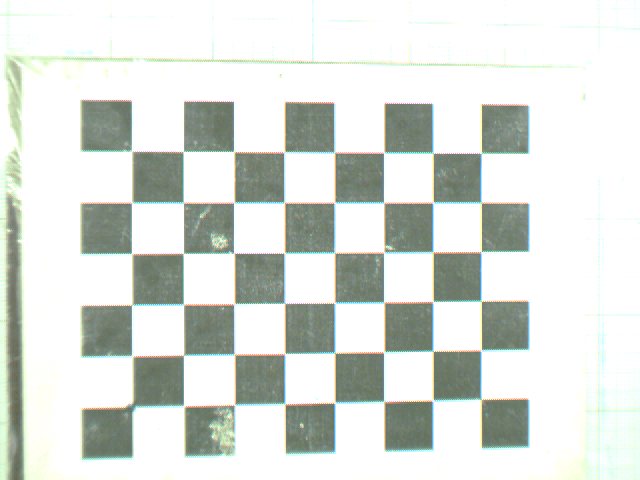
#> input picture src/lab5/images/calibration/left/01.ppm, 640 x 480 px; its folder holds 4 pictures in this run
$ python camera_calibration.py   (older library calls are emulated)
#> lines starting #> are read from the running program, lines starting #| are printed output that depends on the picture
#!/usr/bin/env python

import numpy as np
import cv2
import glob
import matplotlib.pyplot as plt

ROWS = 6
COLS = 8
CRITERIA = (cv2.TERM_CRITERIA_EPS + cv2.TERM_CRITERIA_MAX_ITER, 30, 0.001)

def calibrate(files):
    # Coordinates of checkerboard squares in world space
#> called with files = 'images/calibration/left/*'
    objp = np.zeros((ROWS * COLS, 3), np.float32)
    objp[:, :2] = np.mgrid[0:ROWS, 0:COLS].T.reshape(-1, 2)
    objp = objp * 25 # Cell size is 25mm

    objpoints = []  # 3d point in real world space
    imgpoints = []  # 2d points in image plane

    images = [cv2.imread(f) for f in glob.glob(files)]
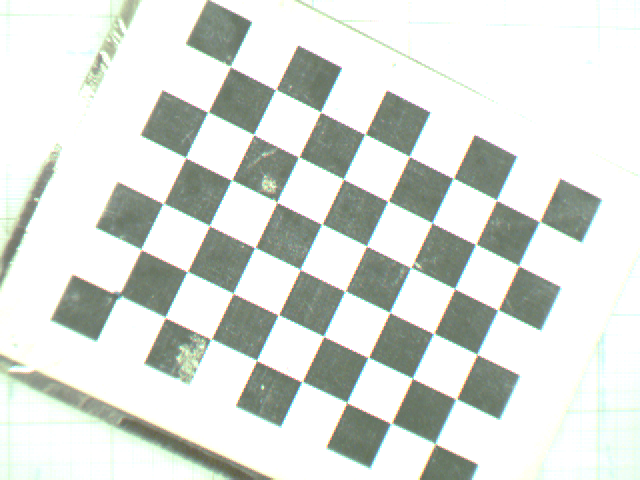
#> input picture src/lab5/images/calibration/left/02.ppm, 640 x 480 px
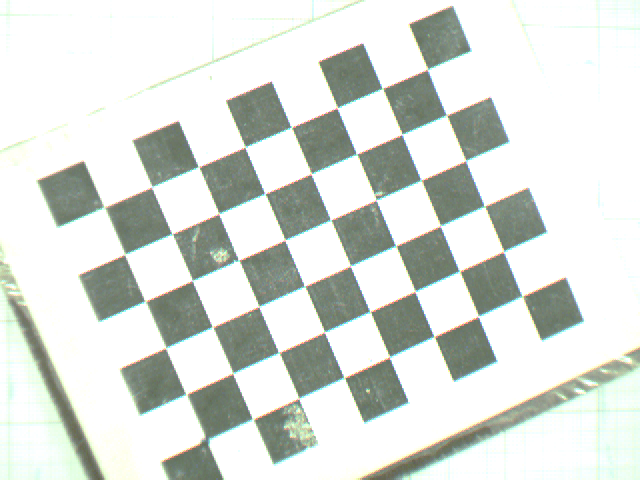
#> input picture src/lab5/images/calibration/left/03.ppm, 640 x 480 px
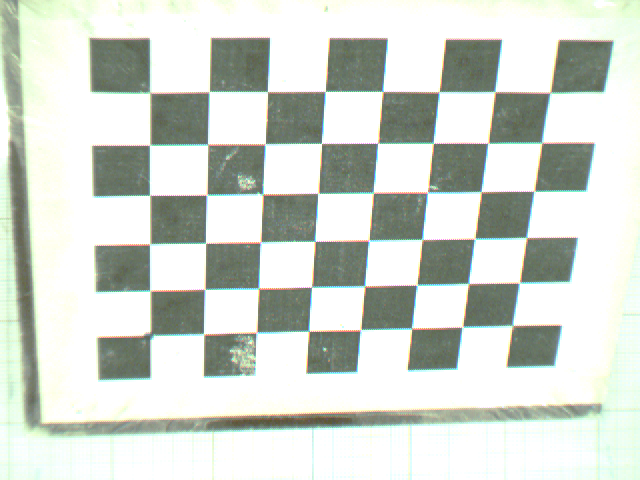
#> input picture src/lab5/images/calibration/left/04.ppm, 640 x 480 px
#> images = 4 items

    h, w = images[0].shape[:2]
#> h = 480; w = 640

    for img in images:
        gray = cv2.cvtColor(img, cv2.COLOR_BGR2GRAY)
        ret, corners = cv2.findChessboardCorners(gray, (ROWS, COLS), None)

        if ret:
            corners = cv2.cornerSubPix(gray, corners, (11, 11), (-1, -1), CRITERIA)
            cv2.drawChessboardCorners(img, (ROWS, COLS), corners, ret)
            objpoints.append(objp)
            imgpoints.append(corners)
#> this loop made 4 passes
#> pass 1, in calibrate, `gray = cv2.cvtColor(img, cv2.COLOR_BGR2GRAY)`:
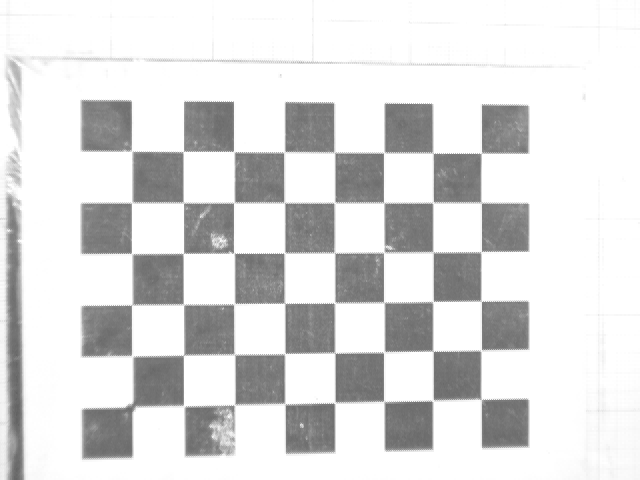
#> gray: shape (480, 640); min 97, max 255, mean 220
#> pass 3, in calibrate, `gray = cv2.cvtColor(img, cv2.COLOR_BGR2GRAY)`:
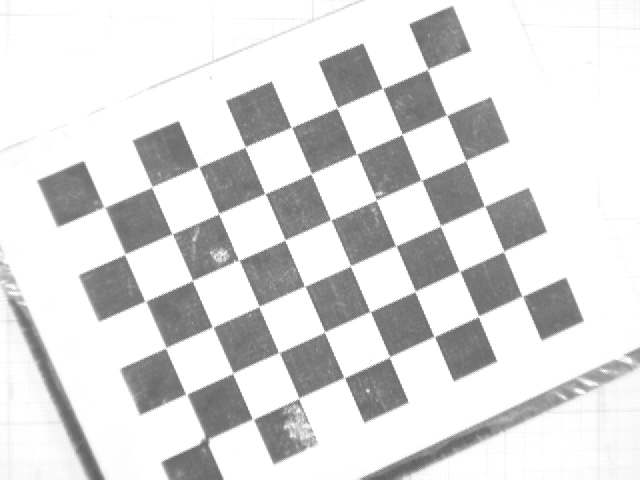
#> gray: shape (480, 640); min 93, max 255, mean 219.4
#> after the loop:
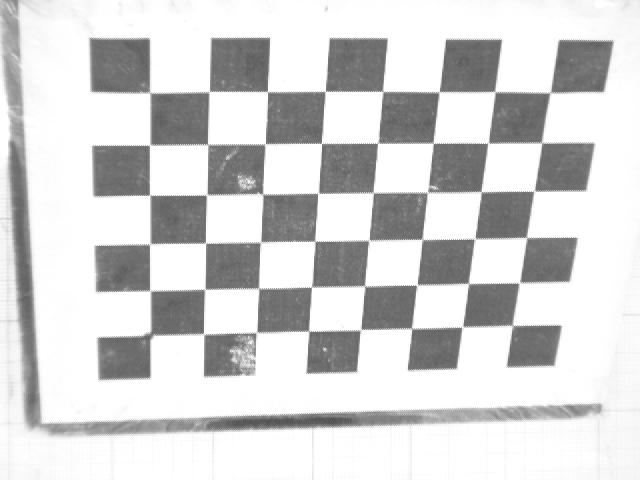
#> gray: shape (480, 640); min 82, max 255, mean 211.3
#> after the loop, imgpoints = 4 items; objpoints = 4 items

    return cv2.calibrateCamera(objpoints, imgpoints, (w, h), None, None)


# [78 lines left out: functions find_uv, find_xyz, find_objects, not called in this run]


if __name__ == '__main__':
    rmse_l, K_l, dist_l, rvecs_l, tvecs_l = calibrate('images/calibration/left/*')
#> rmse_l = 0.356; K_l = [[1329.4, 0, 330.2], [0, 1324.8, 215.9], [0, 0, 1]]; dist_l = [[-0.33, 11.82, 0.00104, 0.00735, -214]]; rvecs_l = ([-0.119, -0.128, 1.57], [0.0787, -0.14, -1.12], [-0.0874, -0.151, 1.16], [0.288, -0.532, 1.56]); tvecs_l = ([76.16, -31.88, 670.1], [-103.1, 38.77, 643.3], [48.76, -73.76, 665.7], [96.7, -54.84, 584])
    rmse_r, K_r, dist_r, rvecs_r, tvecs_r = calibrate('images/calibration/right/*')
#> call 2 of calibrate, with files = 'images/calibration/right/*'
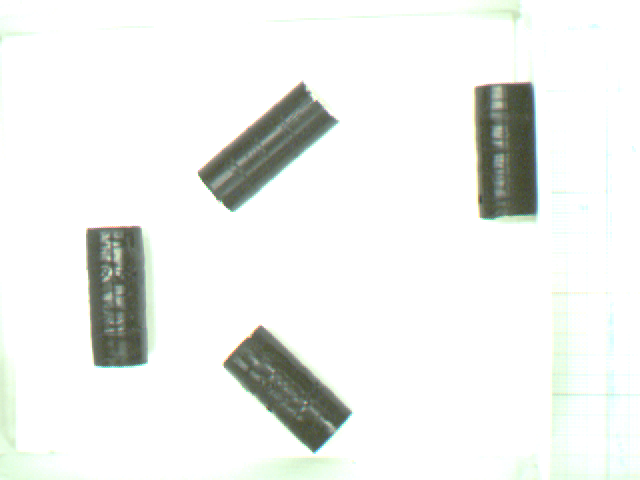
#> input picture src/lab5/images/detection/right/02.ppm, 640 x 480 px
#> in calibrate (call 2), `images = [cv2.imread(f) for f in glob.glob(files)]`: images = 1 item
#> the loop in calibrate (call 2), `for img in images:` made 1 pass
#> ret on pass 1: False
#> after the loop in calibrate (call 2), `for img in images:`: imgpoints = []
#> (the run stopped early here; a loop or call above may not have finished)
